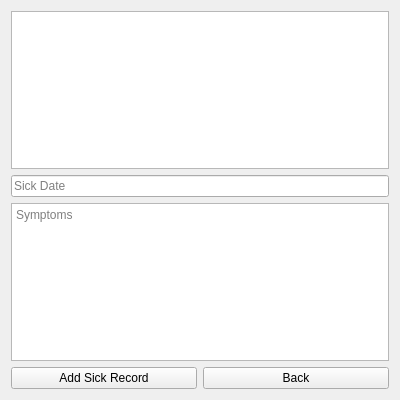
<?xml version="1.0" encoding="UTF-8"?>
<ui version="4.0">
 <class>SickRecordsPage</class>
 <widget class="QWidget" name="SickRecordsPage">
  <property name="geometry">
   <rect>
    <x>0</x>
    <y>0</y>
    <width>400</width>
    <height>400</height>
   </rect>
  </property>
  <property name="windowTitle">
   <string>Sick Records</string>
  </property>
  <layout class="QVBoxLayout" name="verticalLayout">
   <item>
    <widget class="QTableWidget" name="sick_records_table"/>
   </item>
   <item>
    <widget class="QLineEdit" name="sick_date">
     <property name="placeholderText">
      <string>Sick Date</string>
     </property>
    </widget>
   </item>
   <item>
    <widget class="QTextEdit" name="symptoms">
     <property name="placeholderText">
      <string>Symptoms</string>
     </property>
    </widget>
   </item>
   <item>
    <layout class="QHBoxLayout" name="horizontalLayout">
     <item>
      <widget class="QPushButton" name="add_sick_record_btn">
       <property name="text">
        <string>Add Sick Record</string>
       </property>
      </widget>
     </item>
     <item>
      <widget class="QPushButton" name="back_btn">
       <property name="text">
        <string>Back</string>
       </property>
      </widget>
     </item>
    </layout>
   </item>
  </layout>
 </widget>
 <resources/>
 <connections/>
</ui>
